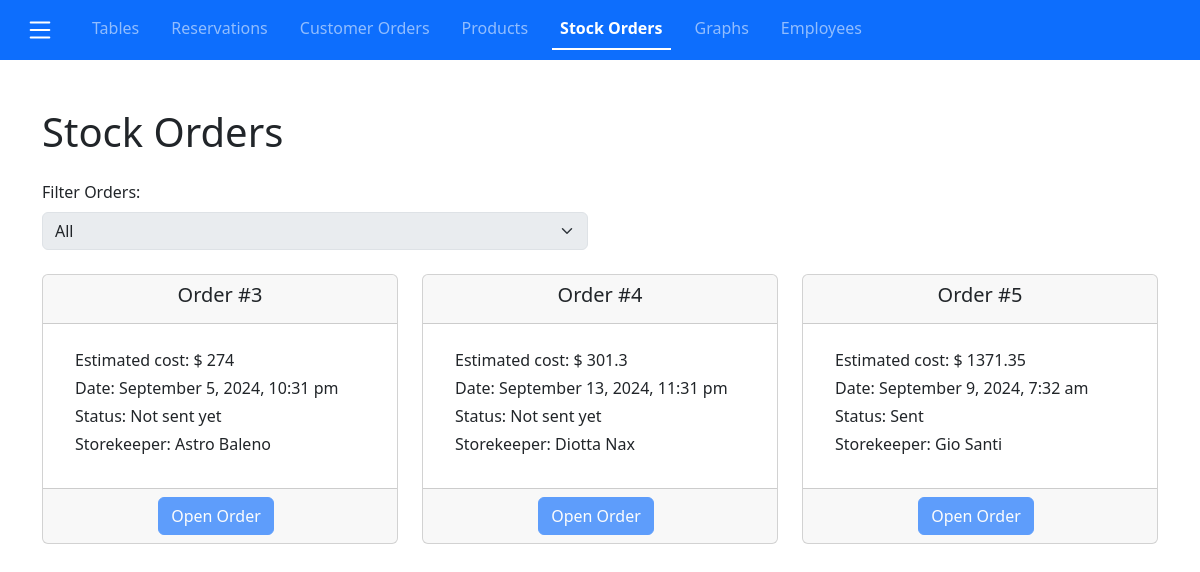
Screenshot of /home.php?opt=stock-orders (signed in) with the database file from the repository.
### tables this page shows
create table if not exists STOCK_ORDERS (
     orderId int auto_increment,
     creationTimestamp datetime default current_timestamp,
     sent boolean not null default 0,
     estimatedCost float(1) not null,
     storekeeperId int,
     constraint ID_STOCK_ORDERS_ID primary key (orderId));

create table if not existS EMPLOYEES (
     employeeId int auto_increment,
     email varchar(312) not null,
     password varchar(512) not null,
     cf char(17) not null,
     name varchar(128) not null,
     surname varchar(128) not null,
     city varchar(256),
     zipCode char(6),
     streetName varchar(256),
     streetNumber char(6),
     birthday date,
     hiringDate date,
     isWaiter boolean not null default 0,
     isStorekeeper boolean not null default 0,
     isKitchenStaff boolean not null default 0,
     isAdmin boolean not null default 0,
     constraint ID_EMPLOYEES_ID primary key (employeeId));

### db-config.php (called while the page is built, shortened)
<?php
$dbname = "MyManagementSystem";
require_once "db/database.php";
$dbh = new DatabaseHelper($dbname);

### db/database.php (called while the page is built, shortened)
<?php
class DatabaseHelper
{
    public mysqli $db;
    public function __construct($dbname, $servername = "localhost", $username = "root", $password = "", $port = 3306)
    {
        $this->db = new mysqli($servername, $username, $password, $dbname, $port);
    }
    public function getStockOrders()
    {
        $query = "
            SELECT *,
            em.name as storekeeperName,
            em.surname as storekeeperSurname
            FROM STOCK_ORDERS st LEFT JOIN EMPLOYEES em
                ON st.storekeeperId = em.employeeId";
        return $this->db->query($query)->fetch_all(MYSQLI_ASSOC);
    }
}

### components/stock-orders.php (the view, shortened to what this page needs)
<?php
$orders = $dbh->getStockOrders();
?>
<main class="container mt-5 mb-5">
    <h1 class="mb-4">Stock Orders</h1>
    <div class="row mb-4">
        <div class="col-md-6">
            <label for="order-status" class="form-label">Filter Orders:</label>
            <select id="order-status" class="form-select" disabled>
                <option value="All" selected>All</option>
            </select>
        </div>
    </div>
    <div id="orders-container" class="row row-cols-1 row-cols-md-2 row-cols-lg-3 g-4">
        <?php foreach ($orders as $order): ?>
            <div class="col">
                <div class="card h-100">
                    <div class="card-header text-center">
                        <h5 class="card-title">Order #<?php echo htmlspecialchars($order['orderId']); ?></h5>
                    </div>
                    <div class="card-body d-flex flex-column">
                        <div class="card-text px-3">
                            <div class="row mt-2 mb-1">
                                <div class="col">
                                    <h6 class="d-inline">Estimated cost: $</h6>
                                    <span><?php echo htmlspecialchars($order['estimatedCost']); ?></span>
                                </div>
                            </div>
                            <div class="row mb-1">
                                <div class="col">
                                    <h6 class="d-inline">Date: </h6>
                                    <span><?php echo date('F j, Y, g:i a', strtotime($order['creationTimestamp'])); ?></span>
                                </div>
                            </div>
                            <div class="row mb-1">
                                <div class="col">
                                    <h6 class="d-inline">Status: </h6>
                                    <span>
                                        <?php
                                        if ($order['sent']) {
                                            echo 'Sent';
                                        } else {
                                            echo 'Not sent yet';
                                        }
                                        ?>
                                    </span>
                                </div>
                            </div>
                            <div class="row mb-3">
                                <div class="col">
                                    <h6 class="d-inline">Storekeeper: </h6>
                                    <span><?php echo htmlspecialchars($order['storekeeperName'] . " " . $order['storekeeperSurname']); ?></span>
                                </div>
                            </div>
                        </div>
                    </div>
                    <div class="mt-auto card-footer text-center">
                        <a class="btn btn-primary me-2 disabled" href="#" target="_blank" role="button" disabled>Open Order</a>
                    </div>
                </div>
            </div>
        <?php endforeach; ?>
    </div>
</main>

### home.php (shortened to what this page needs)
<?php
include_once "./db-config.php";
?>
<!DOCTYPE html>
<html lang="en">
<head>
    <link href="https://cdn.jsdelivr.net/npm/bootstrap@5.3.3/dist/css/bootstrap.min.css" rel="stylesheet">
</head>
<body>
    <?php
    include_once "./components/navbar.php";
    include_once "./components/{$_GET['opt']}.php";
    ?>
</body>
</html>

### components/navbar.php (shortened to what this page needs)
<nav class="navbar navbar-expand-lg bg-primary" data-bs-theme="dark" opt-choice="<?php echo $_GET['opt'] ?? ''; ?>">
    <div class="container-fluid">
        <div class="collapse navbar-collapse justify-content-between" id="navbarNav">
            <ul class="navbar-nav nav-underline">
                <li class="nav-item">
                    <button class="btn" data-bs-toggle="offcanvas" data-bs-target="#top-menu" aria-controls="top-menu">
                        <img src="./resources/svg/menu.svg" alt="Option Menu" width="30" height="30">
                    </button>
                </li>
                <li class="nav-item" opt="tables">
                    <a class="nav-link" href="./home.php?opt=tables">Tables</a>
                </li>
                <li class="nav-item" opt="reservations">
                    <a class="nav-link" href="./home.php?opt=reservations">Reservations</a>
                </li>
                <li class="nav-item" opt="customer-orders">
                    <a class="nav-link" href="./home.php?opt=customer-orders">Customer Orders</a>
                </li>
                <li class="nav-item" opt="products">
                    <a class="nav-link" href="./home.php?opt=products">Products</a>
                </li>
                <?php if ($_SESSION['isStorekeeper'] || $_SESSION['isAdmin']): ?>
                    <li class="nav-item" opt="stock-orders">
                        <a class="nav-link" href="./home.php?opt=stock-orders">Stock Orders</a>
                    </li>
                <?php endif; ?>
                <?php if ($_SESSION['isAdmin']): ?>
                    <li class="nav-item" opt="graphs">
                        <a class="nav-link" href="./home.php?opt=graphs">Graphs</a>
                    </li>
                    <li class="nav-item" opt="employees">
                        <a class="nav-link" href="./home.php?opt=employees">Employees</a>
                    </li>
                <?php endif; ?>
            </ul>
        </div>
    </div>
</nav>

### rows the page displays
stock_orders: orderId "3", estimatedCost "274", creationTimestamp "September 5, 2024, 10:31 pm", sent "Not sent yet", storekeeperId.surname "Astro Baleno"
stock_orders: orderId "4", estimatedCost "301.3", creationTimestamp "September 13, 2024, 11:31 pm", sent "Not sent yet", storekeeperId.surname "Diotta Nax"
stock_orders: orderId "5", estimatedCost "1371.35", creationTimestamp "September 9, 2024, 7:32 am", sent "Sent", storekeeperId.surname "Gio Santi"
